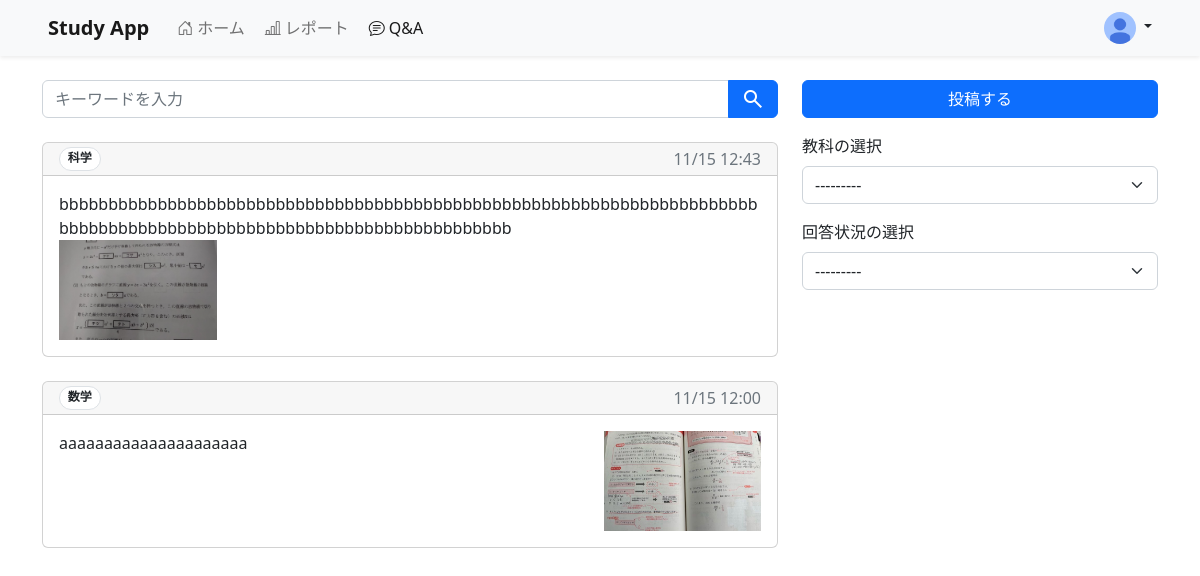
The app's page /qa (signed in) with its own data.
### accounts/models.py (models this page shows)
class CustomUser(AbstractUser):
    icon = models.ImageField(verbose_name='アイコン', upload_to='account_icons/', null=True, blank=True, default='/account_icons/default_icon/default_icon.png')
    class Meta:
        verbose_name_plural = 'CustomUser'

### study/models.py (models this page shows)
class Question(models.Model):
    user = models.ForeignKey(CustomUser, verbose_name='ユーザー', on_delete=models.CASCADE)
    is_answered = models.BooleanField(verbose_name='回答済み', default=False)
    subject = models.CharField(verbose_name='教科', choices=SubjectChoices.choices, max_length=15)
    image = models.ImageField(verbose_name='画像', upload_to='question_images/', null=True, blank=True, default='')
    text = models.TextField(verbose_name='質問文', blank=True)
    supplement = models.TextField(verbose_name='補足', blank=True)
    created_at = models.DateTimeField(verbose_name='作成日時', auto_now_add=True)
    updated_at = models.DateTimeField(verbose_name='更新日時', auto_now=True)
    class Meta:
        verbose_name_plural = 'Question'

### study/views.py (the view)
# urls.py: path('qa', views.QuestionAndAnswerView.as_view(), name='qa'),
class QuestionAndAnswerView(LoginRequiredMixin, generic.ListView):
    template_name = 'qa.html'
    paginate_by = 10
    def get_queryset(self):
        queryset = Question.objects.order_by('-created_at')
        subject = self.request.GET.get('subject')
        status = self.request.GET.get('status')
        query = self.request.GET.get('query')
        if subject:
            queryset = queryset.filter(subject=subject)
        if status == 'answered':
            queryset = queryset.filter(is_answered=True)
        elif status == 'not_answered':
            queryset = queryset.filter(is_answered=False)
        if query:
            queryset = queryset.filter(text__icontains=query)
        return queryset
    def get_context_data(self, **kwargs):
        context = super().get_context_data(**kwargs)
        context['subject_select_form'] = SubjectSelectForm
        return context

### study/templates/qa.html (shortened to what this page needs)
{% extends 'base.html' %}
{% load widget_tweaks %}
{% block active_qa %}active{% endblock %}
{% block contents %}
<main class="container-md">
    <div class="row">
        <div class="col-md-8">
            <form method="get">
                <div class="input-group mb-4">
                    <input type="search" class="form-control" name="query" placeholder="キーワードを入力">
                    <button type="submit" class="btn btn-primary">
                        <i class="material-symbols-outlined">search</i>
                    </button>
                </div>
            </form>
            {% if question_list %}
                {% for question in question_list %}
                    <a href="{% url 'study:question_detail' question.id %}" class="text-reset text-decoration-none">
                        <div class="card mb-4">
                            <div class="card-header d-flex py-1">
                                <div class="badge rounded-pill bg-white text-dark border">{{ question.get_subject_display }}</div>
                                <div class="ms-auto text-muted">
                                    {{ question.created_at|date:'n/j G:i' }}
                                </div>
                            </div>
                            <div class="card-body">
                                <div class="row">
                                    <div class="col">
                                        {{ question.text|truncatechars:200 }}
                                    </div>
                                    {% if question.image %}
                                        <div class="col-3">
                                            <img class="col-12" src="/media/{{ question.image }}" style="max-height: 100px; object-fit: cover;"/>
                                        </div>
                                    {% endif %}
                                </div>
                            </div>
                        </div>
                    </a>
                {% endfor %}
            {% else %}
                <div class="text-center mt-5">Q&ampAが見つかりませんでした。</div>
            {% endif %}
        </div>
        <div class="col-md-4 d-none d-md-block mb-3">
            <div style="position: sticky; top: 5rem;">
                <a type="submit" class="btn btn-primary col-12 mb-3" href="{% url 'study:question_create' %}" role="button">投稿する</a>
                <form>
                    <label class="form-label" for="{{ subject_select_form.subject.id_for_label }}">{{ subject_select_form.subject.label }}</label>
                    {% render_field subject_select_form.subject class='form-select mb-3' %}
                </form>
                <form>
                    <label class="form-label" for="id_status">回答状況の選択</label>
                    <select class="form-select mb-3" id="id_status">
                        <option value="" selected>---------</option>
                    </select>
                </form>
            </div>
        </div>
    </div>
</main>
{% endblock %}

### study/templates/base.html (shortened to what this page needs)
{% load static %}
<html lang="ja">
<head>
    <link href="https://cdn.jsdelivr.net/npm/bootstrap@5.2.1/dist/css/bootstrap.min.css" rel="stylesheet">
    <link rel="stylesheet" href="https://cdn.jsdelivr.net/npm/bootstrap-icons@1.8.0/font/bootstrap-icons.css">
    <link rel="stylesheet" href="https://cdnjs.cloudflare.com/ajax/libs/tempus-dominus/6.2.4/css/tempus-dominus.min.css">
    <link rel="stylesheet" type="text/css" href="{% static 'css/mystyle.css' %}">
</head>
<body style="padding-top: 5rem;">
    <header class="navbar navbar-expand-md navbar-light bg-light shadow-sm fixed-top">
        <div class="container-fluid px-5">
            <a class="navbar-brand fw-bold" href="{% url 'study:home' %}">Study App</a>
            <div class="collapse navbar-collapse" id="navbarNav">
                <ul class="navbar-nav">
                    {% if user.is_authenticated %}
                        <li class="nav-item">
                            <a class="nav-link {% block active_home %}{% endblock %}" href="{% url 'study:home' %}">
                                <i class="bi bi-house-door mx-1"></i>ホーム
                            </a>
                        </li>
                        <li class="nav-item">
                            <a class="nav-link {% block active_report %}{% endblock %}" href="{% url 'study:report' %}">
                                <i class="bi bi-bar-chart-line mx-1"></i>レポート
                            </a>
                        </li>
                        <li class="nav-item">
                            <a class="nav-link {% block active_qa %}{% endblock %}" href="{% url 'study:qa' %}">
                                <i class="bi bi-chat-text mx-1"></i>Q&ampA
                            </a>
                        </li>
                    {% endif %}
                </ul>
                <ul class="navbar-nav ms-auto">
                    {% if user.is_authenticated %}
                        <li class="nav-item">
                            <div class="dropdown">
                                <a href="#" class="d-block link-dark text-decoration-none dropdown-toggle" data-bs-toggle="dropdown" aria-expanded="false">
                                    <img src="/media/{{ user.icon }}" alt="{{ user.username }}" width="32" height="32" class="rounded-circle">
                                </a>
                            </div>
                        </li>
                    {% endif %}
                </ul>
            </div>
        </div>
    </header>
    {% block contents %}{% endblock %}
</body>
</html>

### records on screen
CustomUser: icon (placeholder picture)
Question: subject "科学", created_at "11/15 12:43", text "bbbbbbbbbbbbbbbbbbbbbbbbbbbbbbbbbbbbbbbbbbbbbbbbbbbbbbbbbbbbbbbbbbbbbbbbbbbbbbbbbbbbbbbbbbbbbbbbbbbbbbbbbbbbbbbbbbbbb", image (picture)
Question: subject "数学", created_at "11/15 12:00", text "aaaaaaaaaaaaaaaaaaaaa", image (picture)

### other values on screen
{{ subject_select_form.subject.label }} "教科の選択"
